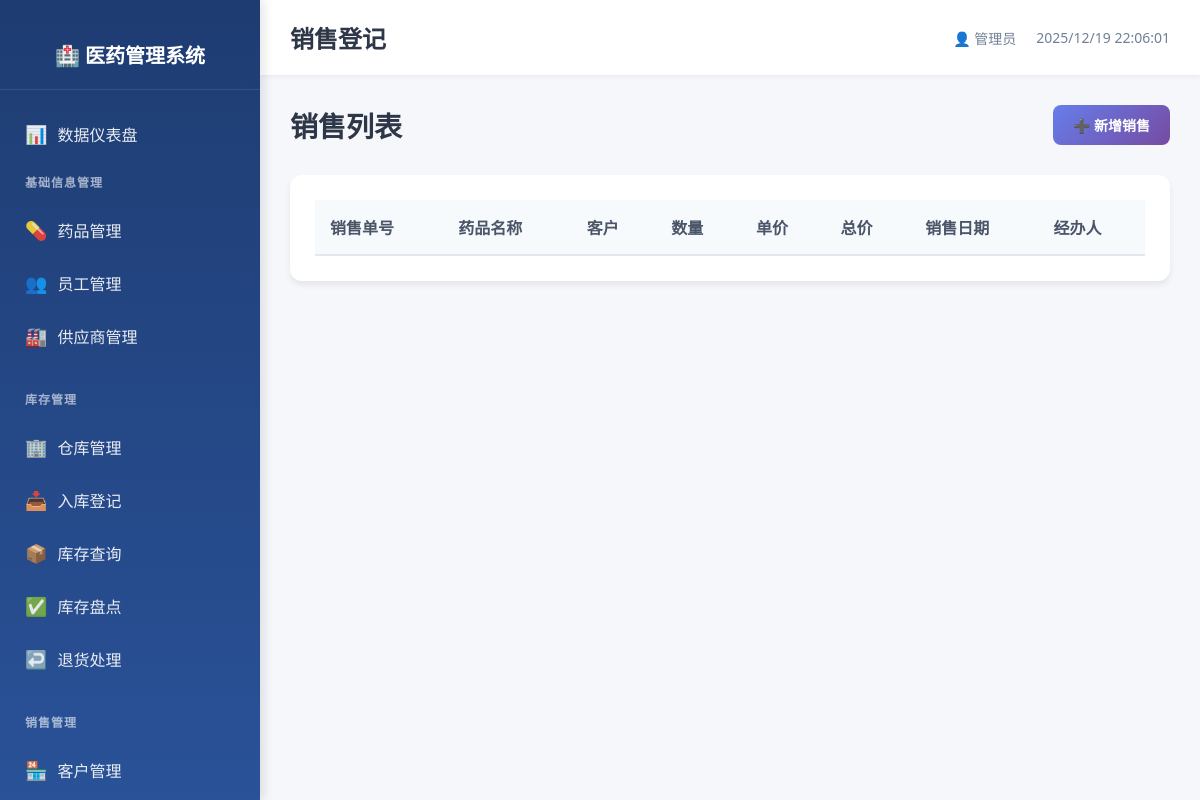
Page /sales/sales on the earlier database version.
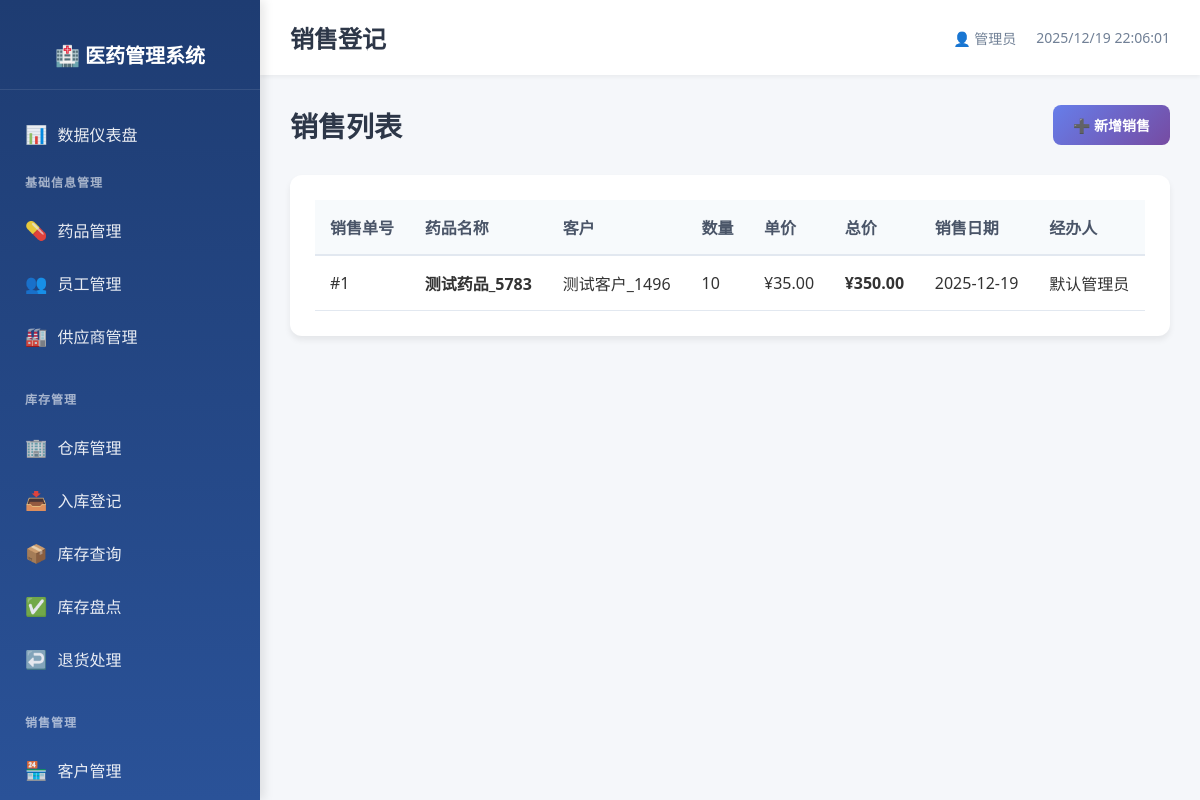
Same page on the later database version.
### models.py (models this page shows)
class Sales(db.Model):
    __tablename__ = 'sales'
    sales_id = db.Column(db.Integer, primary_key=True, autoincrement=True)
    drug_id = db.Column(db.Integer, db.ForeignKey('drug_info.drug_id', ondelete='CASCADE'), nullable=False, index=True)
    customer_id = db.Column(db.Integer, db.ForeignKey('customer_info.customer_id', ondelete='CASCADE'), nullable=False, index=True)
    quantity = db.Column(db.Integer, nullable=False)
    unit_price = db.Column(db.Numeric(10, 2), nullable=False)
    total_price = db.Column(db.Numeric(10, 2), nullable=False)
    sales_date = db.Column(db.Date, nullable=False, index=True)
    employee_id = db.Column(db.Integer, db.ForeignKey('employee_info.employee_id', ondelete='SET NULL'))
    create_time = db.Column(db.DateTime, default=datetime.now, nullable=False)

class DrugInfo(db.Model):
    __tablename__ = 'drug_info'
    drug_id = db.Column(db.Integer, primary_key=True, autoincrement=True)
    name = db.Column(db.String(100), nullable=False, index=True)
    spec = db.Column(db.String(100))
    manufacturer = db.Column(db.String(200))
    approval_number = db.Column(db.String(100), unique=True)
    category = db.Column(db.String(50))  # 处方/非处方
    unit = db.Column(db.String(20))
    purchase_price = db.Column(db.Numeric(10, 2), nullable=False)
    sale_price = db.Column(db.Numeric(10, 2), nullable=False)
    expiry_date = db.Column(db.Date)
    status = db.Column(db.String(20), default='在售', nullable=False)
    create_time = db.Column(db.DateTime, default=datetime.now, nullable=False)
    update_time = db.Column(db.DateTime, default=datetime.now, onupdate=datetime.now, nullable=False)

class CustomerInfo(db.Model):
    __tablename__ = 'customer_info'
    customer_id = db.Column(db.Integer, primary_key=True, autoincrement=True)
    name = db.Column(db.String(100), nullable=False, index=True)
    type = db.Column(db.String(20), nullable=False)  # 零售/批发
    contact = db.Column(db.String(100))
    phone = db.Column(db.String(20), unique=True, index=True)
    address = db.Column(db.String(200))
    create_time = db.Column(db.DateTime, default=datetime.now, nullable=False)
    update_time = db.Column(db.DateTime, default=datetime.now, onupdate=datetime.now, nullable=False)

class EmployeeInfo(db.Model):
    __tablename__ = 'employee_info'
    employee_id = db.Column(db.Integer, primary_key=True, autoincrement=True)
    name = db.Column(db.String(100), nullable=False, index=True)
    department = db.Column(db.String(100))
    position = db.Column(db.String(100))
    phone = db.Column(db.String(20), unique=True)
    hire_date = db.Column(db.Date)
    account = db.Column(db.String(50), unique=True, nullable=False)
    password = db.Column(db.String(200), nullable=False)
    status = db.Column(db.String(20), default='在职', nullable=False)
    create_time = db.Column(db.DateTime, default=datetime.now, nullable=False)
    update_time = db.Column(db.DateTime, default=datetime.now, onupdate=datetime.now, nullable=False)

### routes/sales_mgmt.py (the view)
@sales_bp.route('/sales')
def sales_list():
    sales_list = db.session.query(Sales, DrugInfo.name, CustomerInfo.name, EmployeeInfo.name).\
        join(DrugInfo, Sales.drug_id == DrugInfo.drug_id).\
        join(CustomerInfo, Sales.customer_id == CustomerInfo.customer_id).\
        join(EmployeeInfo, Sales.employee_id == EmployeeInfo.employee_id).\
        order_by(Sales.sales_date.desc()).all()
    return render_template('sales/sales_list.html', sales_list=sales_list)

### templates/sales/sales_list.html (shortened to what this page needs)
{% extends "base.html" %}
{% block page_title %}销售登记{% endblock %}
{% block content %}
<div class="page-header">
    <h2>销售列表</h2>
    <a href="{{ url_for('sales.sales_add') }}" class="btn btn-primary">
        ➕ 新增销售
    </a>
</div>
<div class="table-card">
    <table class="data-table">
        <thead>
            <tr>
                <th>销售单号</th>
                <th>药品名称</th>
                <th>客户</th>
                <th>数量</th>
                <th>单价</th>
                <th>总价</th>
                <th>销售日期</th>
                <th>经办人</th>
            </tr>
        </thead>
        <tbody>
            {% for sale, drug_name, customer_name, employee_name in sales_list %}
            <tr>
                <td>#{{ sale.sales_id }}</td>
                <td><strong>{{ drug_name }}</strong></td>
                <td>{{ customer_name }}</td>
                <td>{{ sale.quantity }}</td>
                <td>¥{{ "%.2f"|format(sale.unit_price) }}</td>
                <td><strong>¥{{ "%.2f"|format(sale.total_price) }}</strong></td>
                <td>{{ sale.sales_date }}</td>
                <td>{{ employee_name }}</td>
            </tr>
            {% endfor %}
        </tbody>
    </table>
</div>
{% endblock %}

Differences in the rows shown:
added Sales: sales_id "1", name "测试药品_5783", name "测试客户_1496", quantity "10", unit_price "35.00", total_price "350.00", sales_date "2025-12-19", name "默认管理员"
